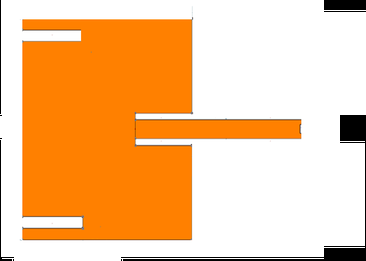
%> input picture 2.png, 366 x 261 px, shrunk from 1233 x 877 before the run
$ octave A.m   (GNU Octave 9; MATLAB toolbox functions it lacks are replaced by stand-ins)
%> lines starting %> are read from the running program, lines starting %| are printed output that depends on the picture; in (x1, y1, x2, y2) boxes, pixels count from 0 and x2, y2 are one past the last pixel; in counts of white or black regions, pixels touching at a corner belong together; the program's own positions count from 1
%清空变量，读取图像
clear;close all
src = imread('D:\课题组\图像处理\2.png');
%> src is the input picture: size 261x366x3 uint8; mean R, G, B 246.3, 197.1, 147.6

%显示原图像
subplot(2,2,1),imshow(src),title('原图像')

%用ostu方法获取二值化阈值，进行二值化并进行显示
level=graythresh(src);
%> level = 0.612
bw=im2bw(src,level);
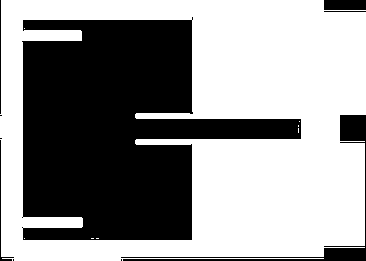
%> bw: size 261x366 logical; 58% white; 10 black regions (4 under 20 px), largest, box (x1, y1, x2, y2) and area: (22, 17, 301, 240) 37370, (121, 115, 366, 261) 2000, (324, 0, 366, 10) 420, (0, 140, 14, 261) 157, (0, 0, 1, 114) 114, (324, 11, 366, 12) 42

%运用开操作消去噪点
se = strel('disk',1);
openbw=imopen(bw,se);
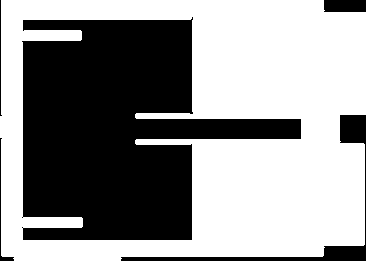
%> openbw: size 261x366 logical; 57.6% white; 5 black regions, box (x1, y1, x2, y2) and area: (22, 17, 301, 240) 37388, (121, 115, 366, 261) 2273, (324, 0, 366, 12) 503, (0, 138, 14, 261) 176, (0, 0, 2, 116) 117
subplot(2,2,2),imshow(openbw),title('去噪声二值化图')

bw1 = edge(openbw,'canny',[0 , 50/256]); %获取边界
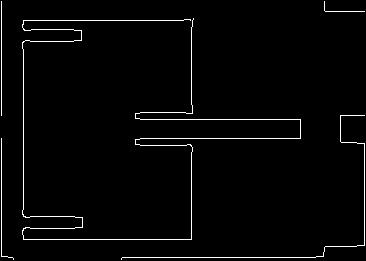
%> bw1: size 261x366 logical; 2.3% white in thin lines or dots
dilateElement=strel('square',2);
bw2=imdilate(bw1, dilateElement);
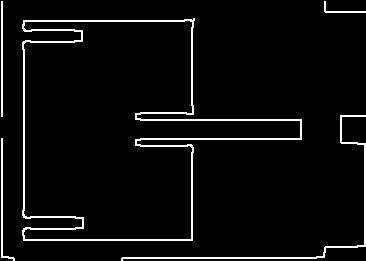
%> bw2: size 261x366 logical; 4.6% white in thin lines or dots
subplot(2,2,3),imshow(bw2),title('边缘图')

C = detectHarrisFeatures(openbw);
%> C = 32 points; strongest (x, y): (1, 115), (1, 140), (192, 113), (24, 217), (24, 229)
subplot(2,2,4),imshow(src),title('Corner角点图'),
hold on

plot(C.Location(:,1), C.Location(:,2), 'r*');
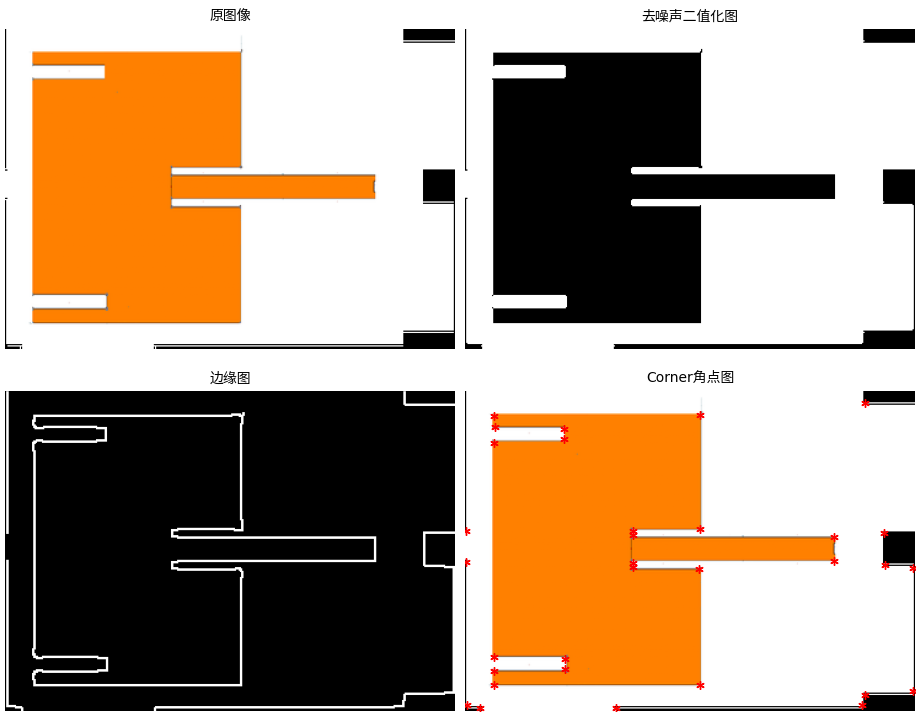
%> figure redrawn from the program's plot data, 4 panels

hold off

$ run again, with 1.png copied over 2.png
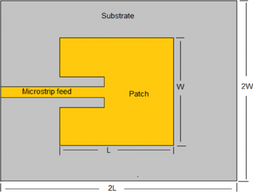
%> input picture 1.png, 253 x 194 px, shrunk from 850 x 654 before the run
%> src is the input picture: size 194x253x3 uint8; mean R, G, B 210.4, 197.7, 152.9
%> level = 0.451
%> `bw=im2bw(src,level);`:
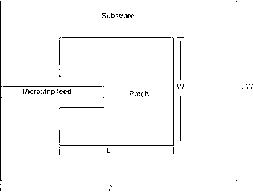
%> bw: size 194x253 logical; 97.9% white; black in thin lines or dots
%> openbw: size 194x253 logical; 97.7% white; black in thin lines or dots
%> bw1: size 194x253 logical; 3.6% white in thin lines or dots
%> bw2: size 194x253 logical; 7.4% white in thin lines or dots
%> C = 56 points; strongest (x, y): (40, 93), (147, 94), (122, 17), (132, 93), (1, 190)
%> `plot(C.Location(:,1), C.Location(:,2), 'r*');`:
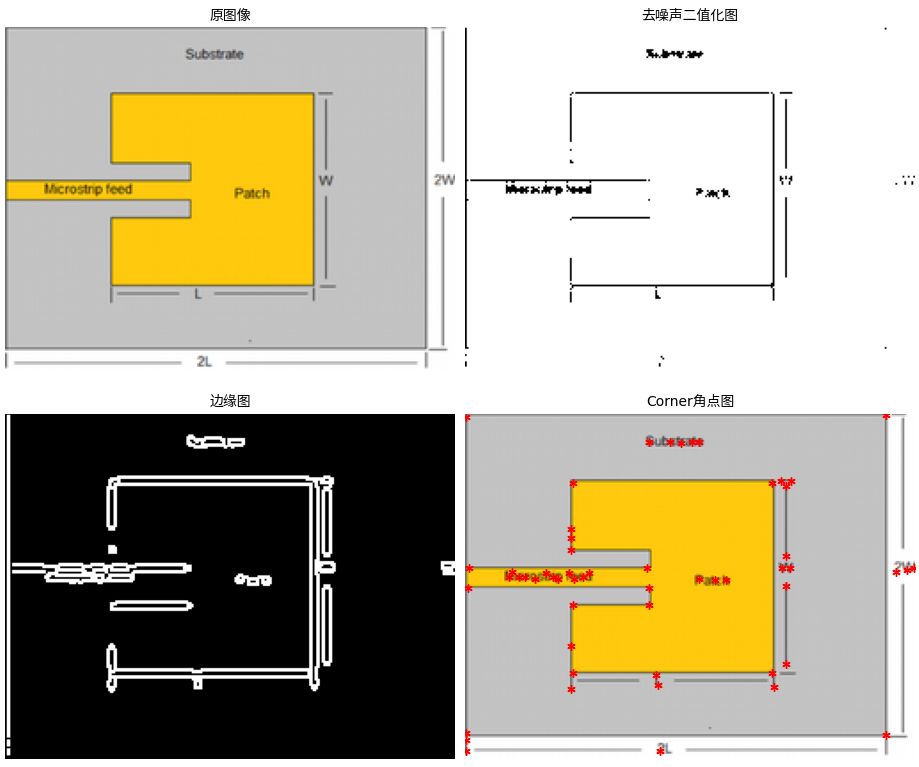
%> figure redrawn from the program's plot data, 4 panels

$ run again, with 3.png copied over 2.png
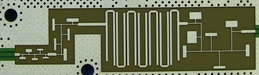
%> input picture 3.png, 259 x 75 px, shrunk from 872 x 253 before the run
%> src is the input picture: size 75x259x3 uint8; mean R, G, B 110.9, 116.1, 87.8
%> level = 0.447
%> `bw=im2bw(src,level);`:
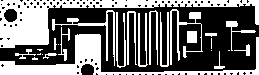
%> bw: size 75x259 logical; 42.8% white; 26 white regions (8 under 20 px), largest, box (x1, y1, x2, y2) and area: (0, 0, 259, 48) 3399, (0, 34, 259, 75) 2365, (170, 9, 203, 65) 427
%> openbw: size 75x259 logical; 33.1% white; 30 white regions (13 under 20 px), largest, box (x1, y1, x2, y2) and area: (0, 0, 259, 48) 3308, (0, 34, 159, 75) 1867, (160, 37, 259, 75) 460
%> bw1: size 75x259 logical; 9.9% white in thin lines or dots
%> bw2: size 75x259 logical; 21.4% white in thin lines or dots
%> C = 199 points; strongest (x, y): (120, 75), (133, 75), (140, 75), (146, 75), (153, 75)
%> `plot(C.Location(:,1), C.Location(:,2), 'r*');`:
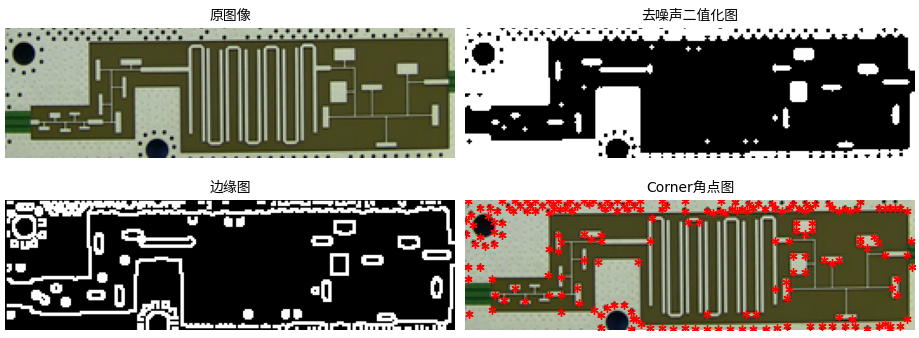
%> figure redrawn from the program's plot data, 4 panels
